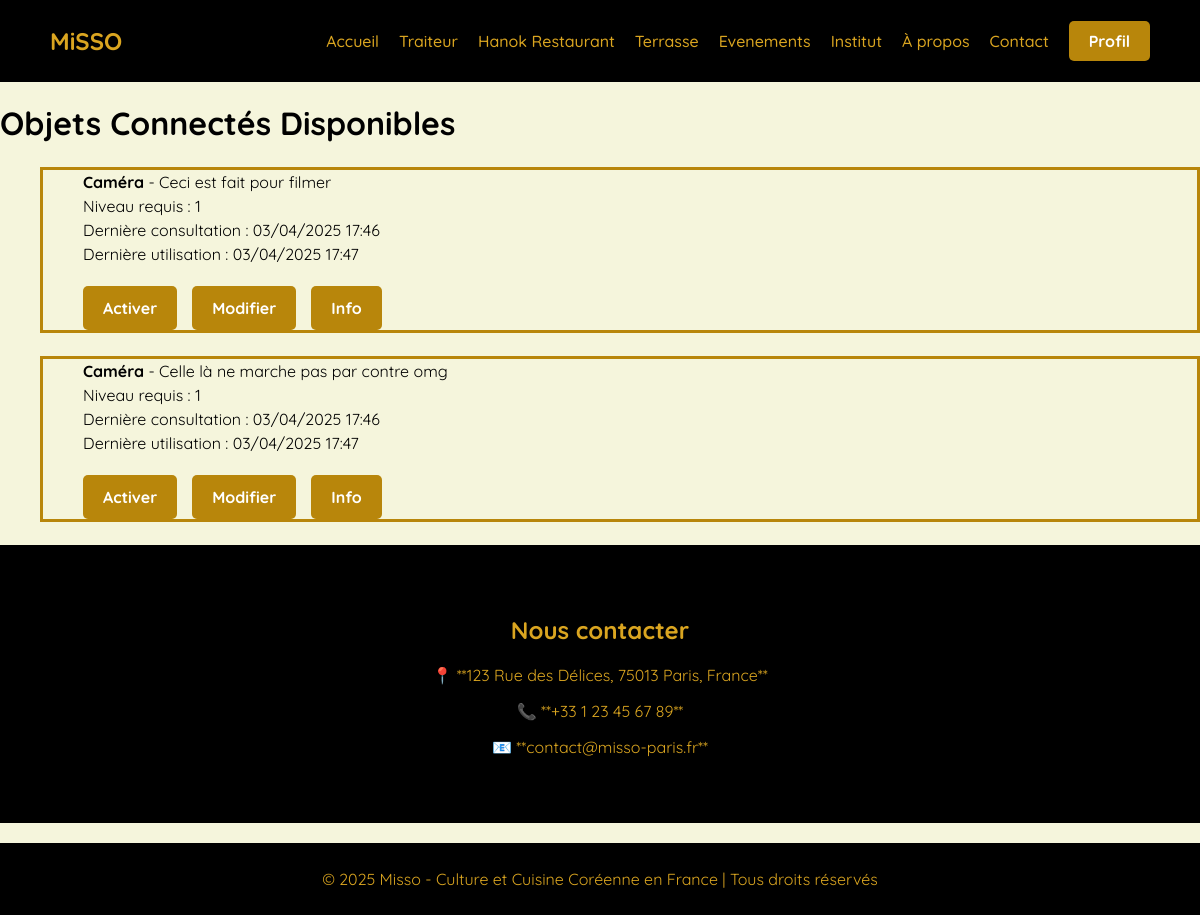
The app's page /objets_connectes/ (signed in), older data.
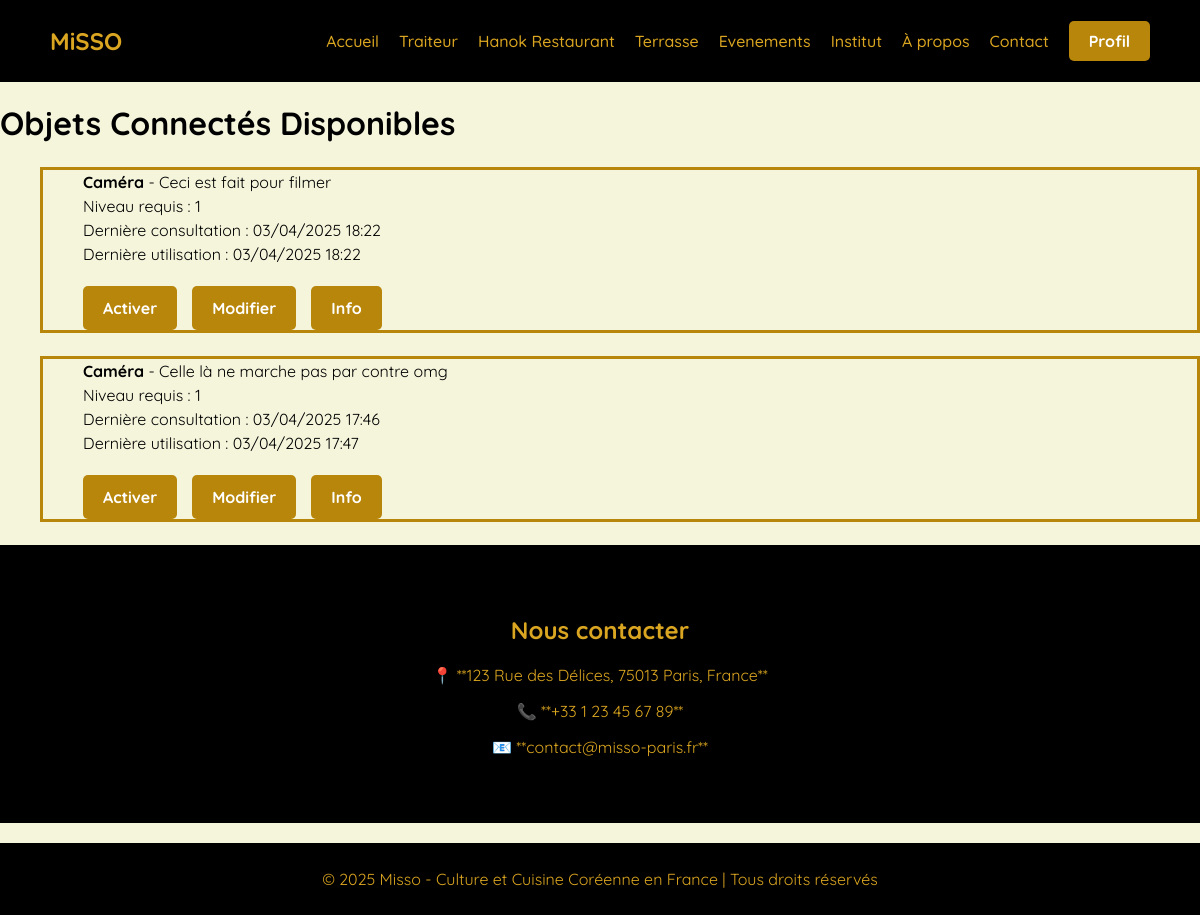
The same page, newer data.
### objets_connectes/models.py (models this page shows, shortened)
class ObjetConnecte(models.Model):
    id = models.AutoField(primary_key=True)
    nom = models.CharField(max_length=100)  # Nom de l'objet
    description = models.TextField(blank=True, null=True)  # Description de l'objet
    niveau_requis = models.PositiveIntegerField(default=1)  # Niveau requis pour modifier l'objet
    actif = models.BooleanField(default=False)  # Statut actif/inactif
    derniere_consultation = models.DateTimeField(blank=True, null=True)  # Dernière consultation
    derniere_utilisation = models.DateTimeField(blank=True, null=True)  # Dernière utilisation

### objets_connectes/views.py (the view)
# urls.py: path("", liste_objets, name="liste_objets"),
@login_required
def liste_objets(request):
    user = request.user
    user.ajouter_experience(50)  # Ajoute 50 points d'expérience
    objets = ObjetConnecte.objects.all()  # Récupère tous les objets connectés
    return render(request, "objets_connectes/liste_objets.html", {"objets": objets})

### utilisateurs/models.py (called while the page is built)
    def ajouter_experience(self, points):
        self.experience += points
        while self.experience >= self.experience_necessaire():
            self.experience -= self.experience_necessaire()
            self.niveau += 1
        self.save()

    def experience_necessaire(self):
        return self.niveau * 100  # Exemple : 100 points par niveau

### objets_connectes/templates/objets_connectes/liste_objets.html
{%extends "objets_connectes/base.html"%}
{%block title%}Objets Connectés Disponibles{%endblock%}
{%block content%}    <ul>
        {% for objet in objets %}
            <li>
                <div class="objet">
                <ul>
                <li><strong>{{ objet.nom }}</strong> - {{ objet.description }} </li>
                <li> Niveau requis : {{ objet.niveau_requis }} </li>
                <li> Dernière consultation : {{ objet.derniere_consultation|date:"d/m/Y H:i" }} </li>
                <li>Dernière utilisation : {{ objet.derniere_utilisation|date:"d/m/Y H:i" }} </li>
                <li class="button-group">
                <a href="{% url 'activer_objet' objet.id %}" class="btns">
                    {% if objet.actif %} Désactiver {% else %} Activer {% endif %}
                </a>
                <a href="{% url 'modifier_objet' objet.id %}"  class="btns">Modifier</a>
                <a href="{% url 'info_objet' objet.id %}"  class="btns">Info</a>
                </li>
                </ul>
            </div>
            </li>
        {% endfor %}
    </ul>
{%endblock%}

Row changes from the older to the newer data that the page shows:
changed ObjetConnecte "Ceci est fait pour filmer": derniere_consultation "03/04/2025 17:46" → "03/04/2025 18:22"; derniere_utilisation "03/04/2025 17:47" → "03/04/2025 18:22"
